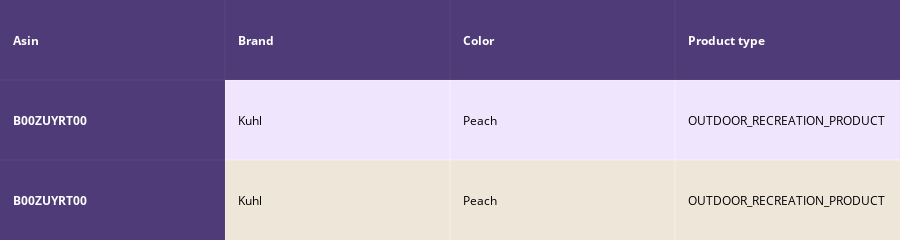
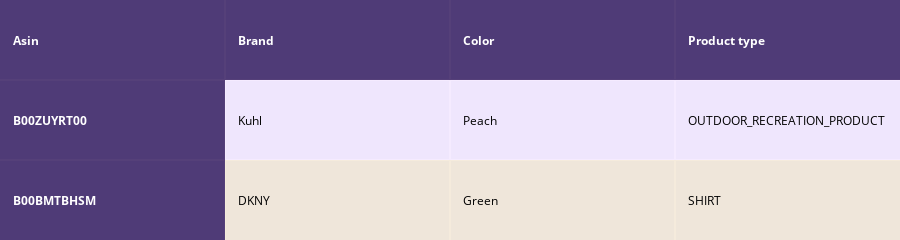
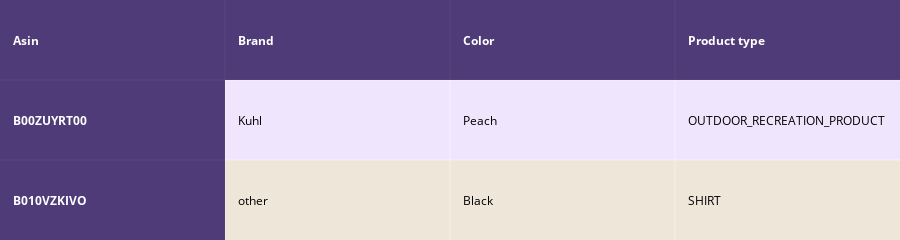
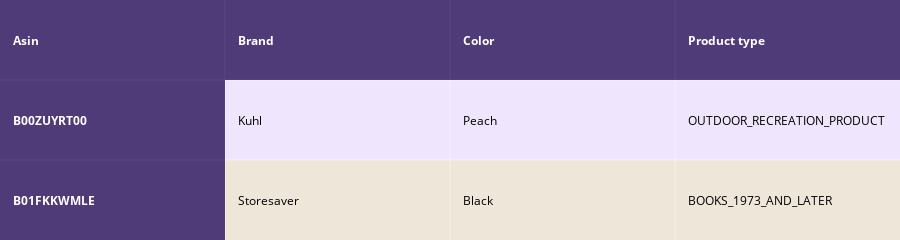

Source (notebook cell) for these figures, in order:
### Code cell
idf_w2v_brand_with_image(1996,20,5,30,5)

### Figure 1 — Plotly figure (JSON) as saved in the notebook; plotly's stock layout.template omitted (floating-point values rounded to 4 significant figures)
{"data": [{"colorscale": [[0, "#1d004d"], [0.5, "#f2e5ff"], [1, "#f2e5d1"]], "hoverinfo": "none", "opacity": 0.75, "showscale": false, "type": "heatmap", "z": [[0, 0, 0, 0], [0, 0.5, 0.5, 0.5], [0, 1, 1, 1]]}], "layout": {"annotations": [{"align": "left", "font": {"color": "#ffffff"}, "showarrow": false, "text": "<b>Asin</b>", "x": -0.45, "xanchor": "left", "xref": "x", "y": 0, "yref": "y"}, {"align": "left", "font": {"color": "#ffffff"}, "showarrow": false, "text": "<b>Brand</b>", "x": 0.55, "xanchor": "left", "xref": "x", "y": 0, "yref": "y"}, {"align": "left", "font": {"color": "#ffffff"}, "showarrow": false, "text": "<b>Color</b>", "x": 1.55, "xanchor": "left", "xref": "x", "y": 0, "yref": "y"}, {"align": "left", "font": {"color": "#ffffff"}, "showarrow": false, "text": "<b>Product type</b>", "x": 2.55, "xanchor": "left", "xref": "x", "y": 0, "yref": "y"}, {"align": "left", "font": {"color": "#ffffff"}, "showarrow": false, "text": "<b>B00ZUYRT00</b>", "x": -0.45, "xanchor": "left", "xref": "x", "y": 1, "yref": "y"}, {"align": "left", "font": {"color": "#000000"}, "showarrow": false, "text": "Kuhl", "x": 0.55, "xanchor": "left", "xref": "x", "y": 1, "yref": "y"}, {"align": "left", "font": {"color": "#000000"}, "showarrow": false, "text": "Peach", "x": 1.55, "xanchor": "left", "xref": "x", "y": 1, "yref": "y"}, {"align": "left", "font": {"color": "#000000"}, "showarrow": false, "text": "OUTDOOR_RECREATION_PRODUCT", "x": 2.55, "xanchor": "left", "xref": "x", "y": 1, "yref": "y"}, {"align": "left", "font": {"color": "#ffffff"}, "showarrow": false, "text": "<b>B00ZUYRT00</b>", "x": -0.45, "xanchor": "left", "xref": "x", "y": 2, "yref": "y"}, {"align": "left", "font": {"color": "#000000"}, "showarrow": false, "text": "Kuhl", "x": 0.55, "xanchor": "left", "xref": "x", "y": 2, "yref": "y"}, {"align": "left", "font": {"color": "#000000"}, "showarrow": false, "text": "Peach", "x": 1.55, "xanchor": "left", "xref": "x", "y": 2, "yref": "y"}, {"align": "left", "font": {"color": "#000000"}, "showarrow": false, "text": "OUTDOOR_RECREATION_PRODUCT", "x": 2.55, "xanchor": "left", "xref": "x", "y": 2, "yref": "y"}], "height": 140, "margin": {"b": 0, "l": 0, "r": 0, "t": 0}, "xaxis": {"dtick": 1, "gridwidth": 2, "showticklabels": false, "tick0": -0.5, "ticks": "", "zeroline": false}, "yaxis": {"autorange": "reversed", "dtick": 1, "gridwidth": 2, "showticklabels": false, "tick0": 0.5, "ticks": "", "zeroline": false}}}

### Figure 2 — Plotly figure (JSON) as saved in the notebook; plotly's stock layout.template omitted (floating-point values rounded to 4 significant figures)
{"data": [{"colorscale": [[0, "#1d004d"], [0.5, "#f2e5ff"], [1, "#f2e5d1"]], "hoverinfo": "none", "opacity": 0.75, "showscale": false, "type": "heatmap", "z": [[0, 0, 0, 0], [0, 0.5, 0.5, 0.5], [0, 1, 1, 1]]}], "layout": {"annotations": [{"align": "left", "font": {"color": "#ffffff"}, "showarrow": false, "text": "<b>Asin</b>", "x": -0.45, "xanchor": "left", "xref": "x", "y": 0, "yref": "y"}, {"align": "left", "font": {"color": "#ffffff"}, "showarrow": false, "text": "<b>Brand</b>", "x": 0.55, "xanchor": "left", "xref": "x", "y": 0, "yref": "y"}, {"align": "left", "font": {"color": "#ffffff"}, "showarrow": false, "text": "<b>Color</b>", "x": 1.55, "xanchor": "left", "xref": "x", "y": 0, "yref": "y"}, {"align": "left", "font": {"color": "#ffffff"}, "showarrow": false, "text": "<b>Product type</b>", "x": 2.55, "xanchor": "left", "xref": "x", "y": 0, "yref": "y"}, {"align": "left", "font": {"color": "#ffffff"}, "showarrow": false, "text": "<b>B00ZUYRT00</b>", "x": -0.45, "xanchor": "left", "xref": "x", "y": 1, "yref": "y"}, {"align": "left", "font": {"color": "#000000"}, "showarrow": false, "text": "Kuhl", "x": 0.55, "xanchor": "left", "xref": "x", "y": 1, "yref": "y"}, {"align": "left", "font": {"color": "#000000"}, "showarrow": false, "text": "Peach", "x": 1.55, "xanchor": "left", "xref": "x", "y": 1, "yref": "y"}, {"align": "left", "font": {"color": "#000000"}, "showarrow": false, "text": "OUTDOOR_RECREATION_PRODUCT", "x": 2.55, "xanchor": "left", "xref": "x", "y": 1, "yref": "y"}, {"align": "left", "font": {"color": "#ffffff"}, "showarrow": false, "text": "<b>B00BMTBHSM</b>", "x": -0.45, "xanchor": "left", "xref": "x", "y": 2, "yref": "y"}, {"align": "left", "font": {"color": "#000000"}, "showarrow": false, "text": "DKNY", "x": 0.55, "xanchor": "left", "xref": "x", "y": 2, "yref": "y"}, {"align": "left", "font": {"color": "#000000"}, "showarrow": false, "text": "Green", "x": 1.55, "xanchor": "left", "xref": "x", "y": 2, "yref": "y"}, {"align": "left", "font": {"color": "#000000"}, "showarrow": false, "text": "SHIRT", "x": 2.55, "xanchor": "left", "xref": "x", "y": 2, "yref": "y"}], "height": 140, "margin": {"b": 0, "l": 0, "r": 0, "t": 0}, "xaxis": {"dtick": 1, "gridwidth": 2, "showticklabels": false, "tick0": -0.5, "ticks": "", "zeroline": false}, "yaxis": {"autorange": "reversed", "dtick": 1, "gridwidth": 2, "showticklabels": false, "tick0": 0.5, "ticks": "", "zeroline": false}}}

### Figure 3 — Plotly figure (JSON) as saved in the notebook; plotly's stock layout.template omitted (floating-point values rounded to 4 significant figures)
{"data": [{"colorscale": [[0, "#1d004d"], [0.5, "#f2e5ff"], [1, "#f2e5d1"]], "hoverinfo": "none", "opacity": 0.75, "showscale": false, "type": "heatmap", "z": [[0, 0, 0, 0], [0, 0.5, 0.5, 0.5], [0, 1, 1, 1]]}], "layout": {"annotations": [{"align": "left", "font": {"color": "#ffffff"}, "showarrow": false, "text": "<b>Asin</b>", "x": -0.45, "xanchor": "left", "xref": "x", "y": 0, "yref": "y"}, {"align": "left", "font": {"color": "#ffffff"}, "showarrow": false, "text": "<b>Brand</b>", "x": 0.55, "xanchor": "left", "xref": "x", "y": 0, "yref": "y"}, {"align": "left", "font": {"color": "#ffffff"}, "showarrow": false, "text": "<b>Color</b>", "x": 1.55, "xanchor": "left", "xref": "x", "y": 0, "yref": "y"}, {"align": "left", "font": {"color": "#ffffff"}, "showarrow": false, "text": "<b>Product type</b>", "x": 2.55, "xanchor": "left", "xref": "x", "y": 0, "yref": "y"}, {"align": "left", "font": {"color": "#ffffff"}, "showarrow": false, "text": "<b>B00ZUYRT00</b>", "x": -0.45, "xanchor": "left", "xref": "x", "y": 1, "yref": "y"}, {"align": "left", "font": {"color": "#000000"}, "showarrow": false, "text": "Kuhl", "x": 0.55, "xanchor": "left", "xref": "x", "y": 1, "yref": "y"}, {"align": "left", "font": {"color": "#000000"}, "showarrow": false, "text": "Peach", "x": 1.55, "xanchor": "left", "xref": "x", "y": 1, "yref": "y"}, {"align": "left", "font": {"color": "#000000"}, "showarrow": false, "text": "OUTDOOR_RECREATION_PRODUCT", "x": 2.55, "xanchor": "left", "xref": "x", "y": 1, "yref": "y"}, {"align": "left", "font": {"color": "#ffffff"}, "showarrow": false, "text": "<b>B010VZKIVO</b>", "x": -0.45, "xanchor": "left", "xref": "x", "y": 2, "yref": "y"}, {"align": "left", "font": {"color": "#000000"}, "showarrow": false, "text": "other", "x": 0.55, "xanchor": "left", "xref": "x", "y": 2, "yref": "y"}, {"align": "left", "font": {"color": "#000000"}, "showarrow": false, "text": "Black", "x": 1.55, "xanchor": "left", "xref": "x", "y": 2, "yref": "y"}, {"align": "left", "font": {"color": "#000000"}, "showarrow": false, "text": "SHIRT", "x": 2.55, "xanchor": "left", "xref": "x", "y": 2, "yref": "y"}], "height": 140, "margin": {"b": 0, "l": 0, "r": 0, "t": 0}, "xaxis": {"dtick": 1, "gridwidth": 2, "showticklabels": false, "tick0": -0.5, "ticks": "", "zeroline": false}, "yaxis": {"autorange": "reversed", "dtick": 1, "gridwidth": 2, "showticklabels": false, "tick0": 0.5, "ticks": "", "zeroline": false}}}

### Figure 4 — Plotly figure (JSON) as saved in the notebook; plotly's stock layout.template omitted (floating-point values rounded to 4 significant figures)
{"data": [{"colorscale": [[0, "#1d004d"], [0.5, "#f2e5ff"], [1, "#f2e5d1"]], "hoverinfo": "none", "opacity": 0.75, "showscale": false, "type": "heatmap", "z": [[0, 0, 0, 0], [0, 0.5, 0.5, 0.5], [0, 1, 1, 1]]}], "layout": {"annotations": [{"align": "left", "font": {"color": "#ffffff"}, "showarrow": false, "text": "<b>Asin</b>", "x": -0.45, "xanchor": "left", "xref": "x", "y": 0, "yref": "y"}, {"align": "left", "font": {"color": "#ffffff"}, "showarrow": false, "text": "<b>Brand</b>", "x": 0.55, "xanchor": "left", "xref": "x", "y": 0, "yref": "y"}, {"align": "left", "font": {"color": "#ffffff"}, "showarrow": false, "text": "<b>Color</b>", "x": 1.55, "xanchor": "left", "xref": "x", "y": 0, "yref": "y"}, {"align": "left", "font": {"color": "#ffffff"}, "showarrow": false, "text": "<b>Product type</b>", "x": 2.55, "xanchor": "left", "xref": "x", "y": 0, "yref": "y"}, {"align": "left", "font": {"color": "#ffffff"}, "showarrow": false, "text": "<b>B00ZUYRT00</b>", "x": -0.45, "xanchor": "left", "xref": "x", "y": 1, "yref": "y"}, {"align": "left", "font": {"color": "#000000"}, "showarrow": false, "text": "Kuhl", "x": 0.55, "xanchor": "left", "xref": "x", "y": 1, "yref": "y"}, {"align": "left", "font": {"color": "#000000"}, "showarrow": false, "text": "Peach", "x": 1.55, "xanchor": "left", "xref": "x", "y": 1, "yref": "y"}, {"align": "left", "font": {"color": "#000000"}, "showarrow": false, "text": "OUTDOOR_RECREATION_PRODUCT", "x": 2.55, "xanchor": "left", "xref": "x", "y": 1, "yref": "y"}, {"align": "left", "font": {"color": "#ffffff"}, "showarrow": false, "text": "<b>B01FKKWMLE</b>", "x": -0.45, "xanchor": "left", "xref": "x", "y": 2, "yref": "y"}, {"align": "left", "font": {"color": "#000000"}, "showarrow": false, "text": "Storesaver", "x": 0.55, "xanchor": "left", "xref": "x", "y": 2, "yref": "y"}, {"align": "left", "font": {"color": "#000000"}, "showarrow": false, "text": "Black", "x": 1.55, "xanchor": "left", "xref": "x", "y": 2, "yref": "y"}, {"align": "left", "font": {"color": "#000000"}, "showarrow": false, "text": "BOOKS_1973_AND_LATER", "x": 2.55, "xanchor": "left", "xref": "x", "y": 2, "yref": "y"}], "height": 140, "margin": {"b": 0, "l": 0, "r": 0, "t": 0}, "xaxis": {"dtick": 1, "gridwidth": 2, "showticklabels": false, "tick0": -0.5, "ticks": "", "zeroline": false}, "yaxis": {"autorange": "reversed", "dtick": 1, "gridwidth": 2, "showticklabels": false, "tick0": 0.5, "ticks": "", "zeroline": false}}}
